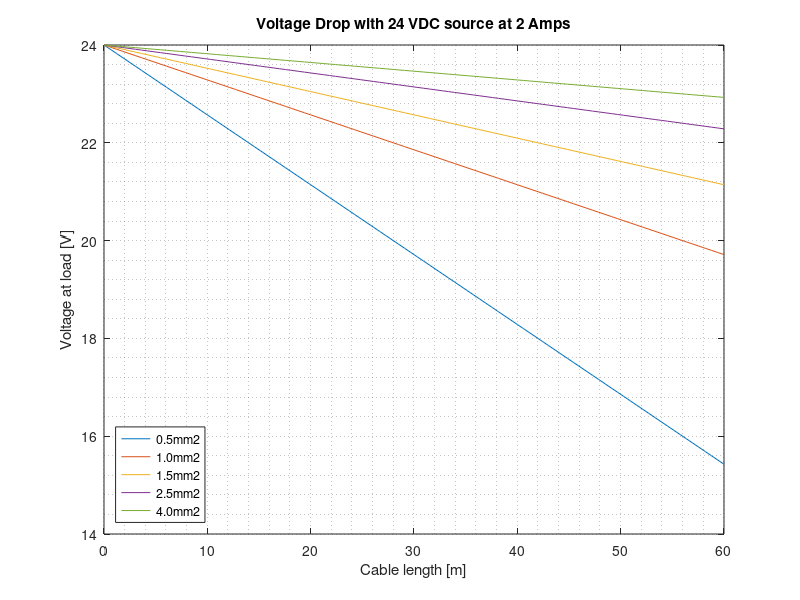

Source code (MATLAB):
% Clear and close all
clc
clear
close

%%%%%%%%%%%%%%%%%%%%%%%%%%%%%%%%%%%%%%%%%%%%%%%%%%%%%%%%%%%%%%%%%%%%%%%%%%%%%%%%
% Calculation for DC current
%%%%%%%%%%%%%%%%%%%%%%%%%%%%%%%%%%%%%%%%%%%%%%%%%%%%%%%%%%%%%%%%%%%%%%%%%%%%%%%%

l = 50;         % Cable length [m]
A = 2;          % Cable cross-section [mm2]            
rho = 0.01786;  % Resistivity [ohm * mm2 / m]

Usrc = 24;      % Source [V]
I = 2;          % Current [A]

disp('Cable resistance [ohm]')
R = 2 * ((rho * l/A))

disp('Voltage Load [V]')
Uld = Usrc - (R * I)

% Plot with cable examples from 0 up to 50m and cable cross section from 0.5mm2
% to 4.0mm2
l_variable = linspace(0, 60);
R05 = 2 * ((rho * l_variable/0.5));
R10 = 2 * ((rho * l_variable/1));
R15 = 2 * ((rho * l_variable/1.5));
R25 = 2 * ((rho * l_variable/2.5));
R40 = 2 * ((rho * l_variable/4));

figure (1);
plot (l_variable, (Usrc - R05 * I));
hold on
plot (l_variable, (Usrc - R10 * I));
plot (l_variable, (Usrc - R15 * I));
plot (l_variable, (Usrc - R25 * I));
plot (l_variable, (Usrc - R40 * I));

xlabel ('Cable length [m]');
ylabel ('Voltage at load [V]');
title ('Voltage Drop with 24 VDC source at 2 Amps');
legend ({'0.5mm2', '1.0mm2','1.5mm2', '2.5mm2', '4.0mm2'}, 'Location','southwest');
grid minor;
